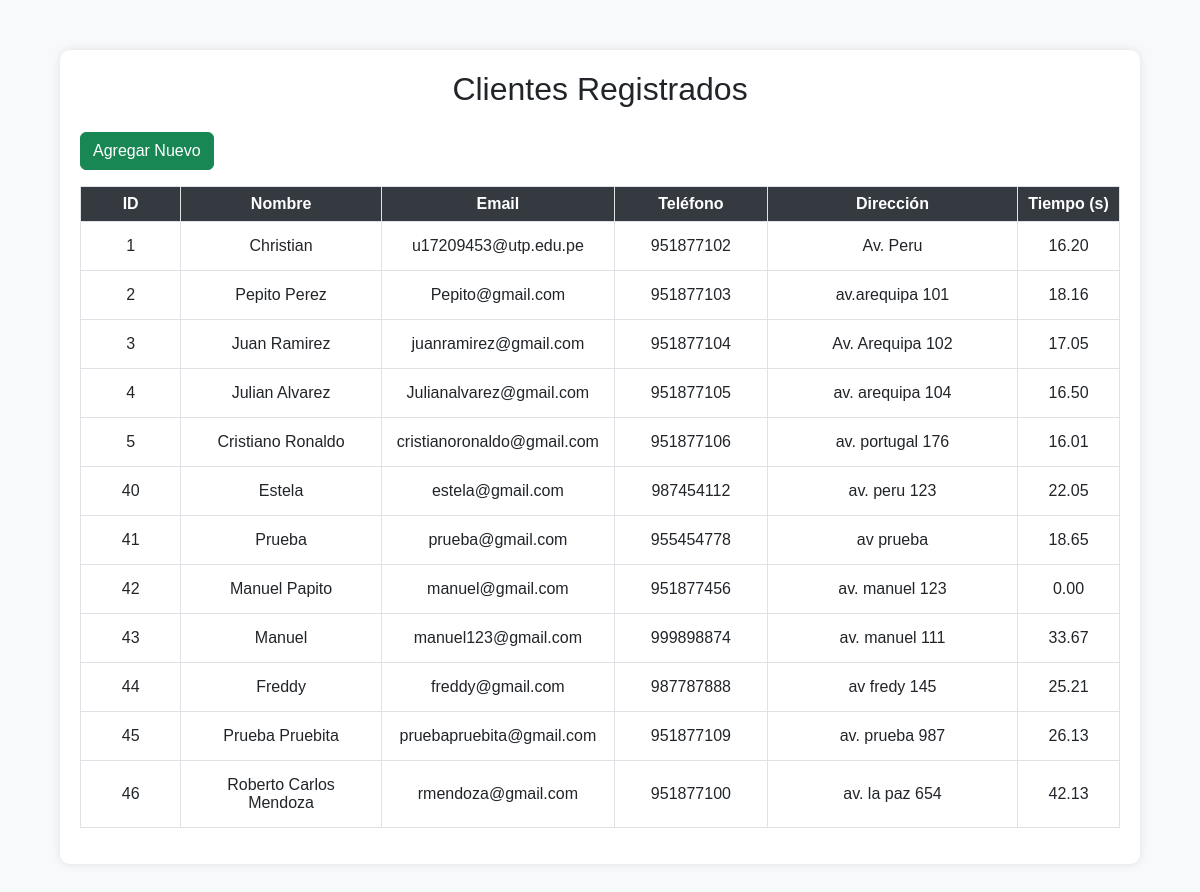
Page /consulta_clientes.php (signed in) on the committed database.
### tables this page shows
CREATE TABLE `clientes` (
  `id` int(11) NOT NULL,
  `nombre` varchar(100) NOT NULL,
  `email` varchar(100) NOT NULL,
  `telefono` varchar(15) DEFAULT NULL,
  `direccion` text DEFAULT NULL,
  `fecha_registro` timestamp NOT NULL DEFAULT current_timestamp(),
  `tiempo_interaccion` float DEFAULT 0
);

### consulta_clientes.php (the view, shortened to what this page needs)
<?php
$host = "localhost";
$dbname = "sistema_ventas";
$username_db = "root";
$password_db = "";
try {
    $pdo = new PDO("mysql:host=$host;dbname=$dbname", $username_db, $password_db);
    $pdo->setAttribute(PDO::ATTR_ERRMODE, PDO::ERRMODE_EXCEPTION);
} catch (PDOException $e) {
    die("Error al conectar a la base de datos: " . $e->getMessage());
}
function mostrarClientes($pdo) {
    echo "<link rel='stylesheet' href='https://cdn.jsdelivr.net/npm/bootstrap@5.3.0/dist/css/bootstrap.min.css'>
          <script src='https://cdn.jsdelivr.net/npm/bootstrap@5.3.0/dist/js/bootstrap.bundle.min.js'></script>
          <style>
              body {
                  background-color: #f8f9fa;
                  font-family: Arial, sans-serif;
              }
              .container {
                  max-width: 90%;
                  margin: 50px auto;
                  padding: 20px;
                  background: #ffffff;
                  border-radius: 10px;
                  box-shadow: 0 0 10px rgba(0, 0, 0, 0.1);
              }
              .table th, .table td {
                  text-align: center;
                  vertical-align: middle;
              }
              .table th {
                  background-color: #343a40;
                  color: #ffffff;
              }
              .table td {
                  padding: 15px;
                  font-size: 16px;
              }
          </style>";
    echo "<div class='container'>
            <h2 class='text-center mb-4'>Clientes Registrados</h2>
            <button type='button' class='btn btn-success mb-3' data-bs-toggle='modal' data-bs-target='#modalAgregarCliente'>
                Agregar Nuevo
            </button>";
    $query = "SELECT id, nombre, email, telefono, direccion, tiempo_interaccion FROM clientes";
    $stmt = $pdo->prepare($query);
    $stmt->execute();
    $clientes = $stmt->fetchAll(PDO::FETCH_ASSOC);
    if ($clientes) {
        echo "<div class='table-responsive'>
                <table class='table table-bordered'>
                    <thead>
                        <tr>
                            <th style='width: 10%;'>ID</th>
                            <th style='width: 20%;'>Nombre</th>
                            <th style='width: 20%;'>Email</th>
                            <th style='width: 15%;'>Teléfono</th>
                            <th style='width: 25%;'>Dirección</th>
                            <th style='width: 10%;'>Tiempo (s)</th>
                        </tr>
                    </thead>
                    <tbody>";
        foreach ($clientes as $cliente) {
            echo "<tr>
                    <td>{$cliente['id']}</td>
                    <td>{$cliente['nombre']}</td>
                    <td>{$cliente['email']}</td>
                    <td>{$cliente['telefono']}</td>
                    <td>{$cliente['direccion']}</td>
                    <td>" . number_format($cliente['tiempo_interaccion'] ?? 0, 2) . "</td>
                  </tr>";
        }
        echo "</tbody>
              </table>
              </div>";
    } else {
        echo "<div class='alert alert-warning'>No hay clientes registrados.</div>";
    }
    echo "</div>";
}
mostrarClientes($pdo);
?>

### consulta_clientes.php (style rules this page uses)
.container { max-width: 90%; margin: 50px auto; padding: 20px; background: #ffffff; border-radius: 10px; box-shadow: 0 0 10px rgba(0, 0, 0, 0.1); }
.table th, .table td { text-align: center; vertical-align: middle; }
.table th { background-color: #343a40; color: #ffffff; }
.table td { padding: 15px; font-size: 16px; }

### rows in the picture
clientes: id "1", nombre "Christian", email "u17209453@utp.edu.pe", telefono "951877102", direccion "Av. Peru", tiempo_interaccion "16.20"
clientes: id "2", nombre "Pepito Perez", email "Pepito@gmail.com", telefono "951877103", direccion "av.arequipa 101", tiempo_interaccion "18.16"
clientes: id "3", nombre "Juan Ramirez", email "juanramirez@gmail.com", telefono "951877104", direccion "Av. Arequipa 102", tiempo_interaccion "17.05"
clientes: id "4", nombre "Julian Alvarez", email "Julianalvarez@gmail.com", telefono "951877105", direccion "av. arequipa 104", tiempo_interaccion "16.50"
clientes: id "5", nombre "Cristiano Ronaldo", email "cristianoronaldo@gmail.com", telefono "951877106", direccion "av. portugal 176", tiempo_interaccion "16.01"
clientes: id "40", nombre "Estela", email "estela@gmail.com", telefono "987454112", direccion "av. peru 123", tiempo_interaccion "22.05"
clientes: id "41", nombre "Prueba", email "prueba@gmail.com", telefono "955454778", direccion "av prueba", tiempo_interaccion "18.65"
clientes: id "42", nombre "Manuel Papito", email "manuel@gmail.com", telefono "951877456", direccion "av. manuel 123", tiempo_interaccion "0.00"
clientes: id "43", nombre "Manuel", email "manuel123@gmail.com", telefono "999898874", direccion "av. manuel 111", tiempo_interaccion "33.67"
clientes: id "44", nombre "Freddy", email "freddy@gmail.com", telefono "987787888", direccion "av fredy 145", tiempo_interaccion "25.21"
clientes: id "45", nombre "Prueba Pruebita", email "pruebapruebita@gmail.com", telefono "951877109", direccion "av. prueba 987", tiempo_interaccion "26.13"
clientes: id "46", nombre "Roberto Carlos Mendoza", email "rmendoza@gmail.com", telefono "951877100", direccion "av. la paz 654", tiempo_interaccion "42.13"
